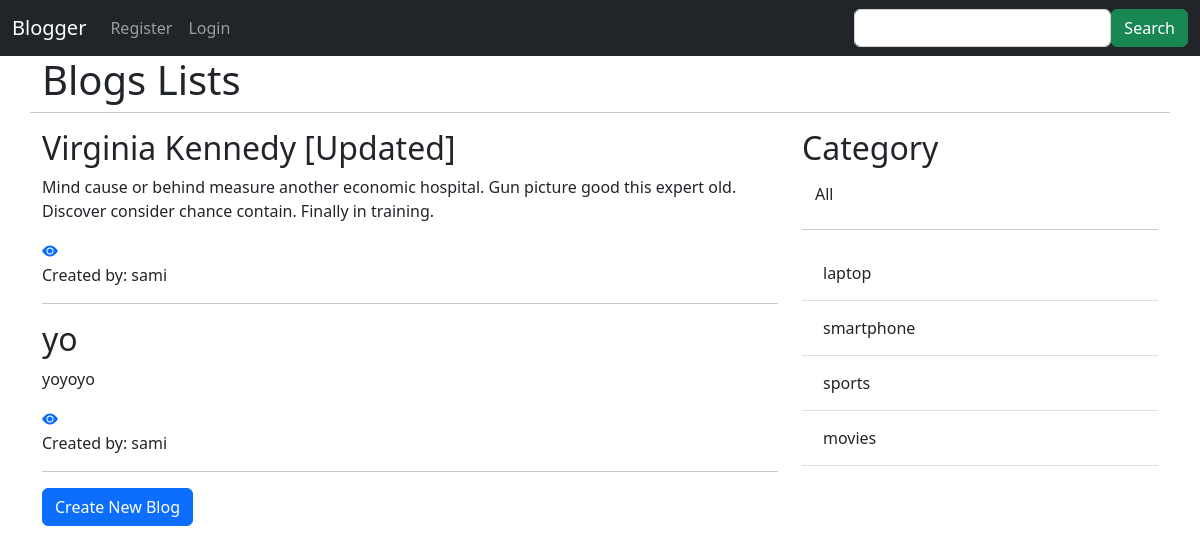
Page /?category=smartphone on the committed database.
### blog/models.py (models this page shows, shortened)
class Blog(models.Model):
    title = models.CharField(max_length=100)
    description = models.TextField(max_length=700)
    created_date = models.DateTimeField(default=timezone.now)
    category = models.ForeignKey(Category, on_delete=models.CASCADE, default=True, null=False)
    created_by = models.ForeignKey(User, related_name='blogs', on_delete=models.CASCADE, null=True)

class Category(models.Model):
    name = models.CharField(max_length=255)

### blog/views.py (the view)
# urls.py: path('', views.index_view, name='index'),
def index_view(request):
    category=request.GET.get('category')
    if category == None:
        p = Paginator(Blog.objects.all().order_by('-created_date'), 10)
        page = request.GET.get('page')
        blogs = p.get_page(page)
    else:
        p = Paginator(Blog.objects.filter(category__name=category).order_by('-created_date'), 10)
        page = request.GET.get('page')
        blogs=p.get_page(page)
    categories=Category.objects.all()
    return render(request, 'blog/index_view.html', {'blogs': blogs, 'categories': categories})

### blog/templates/blog/index_view.html (shortened to what this page needs)
<!DOCTYPE html>
<html>
<head>
</head>
<body>
    {% extends 'blog/base.html' %}
    {% block content %}
      <div class="container">
        <div class="row">
          <h1>Blogs Lists</h1>
          <hr />
          <div class="col-sm-8">
            {% for blog in blogs %}
              <h2>{{blog.title}}</h2>
              <p>{{blog.description}}</p>
              <a href="show/{{blog.id}}"><i class="bi bi-eye-fill"></i></a>&nbsp;&nbsp;&nbsp;&nbsp;&nbsp;&nbsp;&nbsp;&nbsp;&nbsp;
              <p>Created by: {{blog.created_by}}</p>
              <hr />
            {% endfor %}
            <a href="new" class="btn btn-primary">Create New Blog</a>
            <br />
            <br />
            <br />
            <br />
            <br />
            <br />
            <br />
            <br />
          </div>
          <div class="col-sm-4">
            <h2>Category</h2>
            <table class="table">
              <a href="{% url 'index' %}" class="btn btn-default">All</a><br />
              <hr />
              {% for category in categories %}
              <tbody>
                <tr>
                  <td>
                    <a href="{% url 'index' %}?category={{category.name}}" class="btn btn-default">{{category.name}}</a>
                    <br />
                  </td>
                </tr>
              </tbody>
              {% endfor %}
            </table>
          </div>
        </div>
      </div>
    {% endblock %}

### rows in the picture
Blog: title "Virginia Kennedy [Updated]", description "Mind cause or behind measure another economic hospital. Gun picture good this expert old. Discover consider chance contain. Finally in training.", created_by "sami"
Blog: title "yo", description "yoyoyo", created_by "sami"
Category: name "laptop"
Category: name "smartphone"
Category: name "sports"
Category: name "movies"
